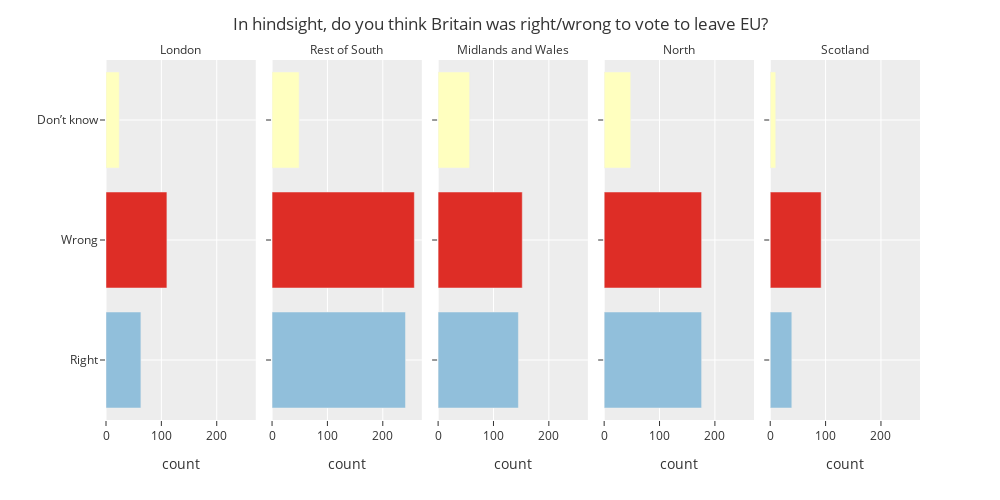

The notebook cell saved with this chart:
### Markdown cell above
## Selecting meaningful colors.

[colorbrewer.org](https://colorbrewer2.org/)

Here is an example where colors were picked on the website above and the the codes were put into the color_discrete_map.

### Code cell
my_categories = ['London','Rest of South','Midlands and Wales','North','Scotland']

fig = px.bar(DF_plot,y='vote',x='count',
             color='vote',
             facet_col='location',
             color_discrete_map={'Right':'#91bfdb','Wrong':'#de2d26',"Don’t know":'#ffffbf'})

fig.for_each_annotation(lambda a: a.update(text=a.text.split("=")[1]))

my_categories = ['Dont know','Right','Wrong']
fig.update_layout(yaxis={'categoryorder': 'array', 'categoryarray': my_categories},
                  title='In hindsight, do you think Britain was right/wrong to vote to leave EU?',
                  yaxis_title="",
                  template='ggplot2',
                  legend_title='Location',
                  autosize=False,
                  width=1000,
                  height=500,
                 showlegend=False)

fig.show()

### Figure 1 — Plotly figure (JSON) as saved in the notebook; plotly's stock layout.template omitted (floating-point values rounded to 4 significant figures)
{"data": [{"alignmentgroup": "True", "hovertemplate": "vote=%{y}<br>location=London<br>count=%{x}<extra></extra>", "legendgroup": "Right", "marker": {"color": "#91bfdb", "pattern": {"shape": ""}}, "name": "Right", "offsetgroup": "Right", "orientation": "h", "showlegend": true, "textposition": "auto", "type": "bar", "x": [63], "xaxis": "x", "y": ["Right"], "yaxis": "y"}, {"alignmentgroup": "True", "hovertemplate": "vote=%{y}<br>location=Rest of South<br>count=%{x}<extra></extra>", "legendgroup": "Right", "marker": {"color": "#91bfdb", "pattern": {"shape": ""}}, "name": "Right", "offsetgroup": "Right", "orientation": "h", "showlegend": false, "textposition": "auto", "type": "bar", "x": [241], "xaxis": "x2", "y": ["Right"], "yaxis": "y2"}, {"alignmentgroup": "True", "hovertemplate": "vote=%{y}<br>location=Midlands and Wales<br>count=%{x}<extra></extra>", "legendgroup": "Right", "marker": {"color": "#91bfdb", "pattern": {"shape": ""}}, "name": "Right", "offsetgroup": "Right", "orientation": "h", "showlegend": false, "textposition": "auto", "type": "bar", "x": [145], "xaxis": "x3", "y": ["Right"], "yaxis": "y3"}, {"alignmentgroup": "True", "hovertemplate": "vote=%{y}<br>location=North<br>count=%{x}<extra></extra>", "legendgroup": "Right", "marker": {"color": "#91bfdb", "pattern": {"shape": ""}}, "name": "Right", "offsetgroup": "Right", "orientation": "h", "showlegend": false, "textposition": "auto", "type": "bar", "x": [176], "xaxis": "x4", "y": ["Right"], "yaxis": "y4"}, {"alignmentgroup": "True", "hovertemplate": "vote=%{y}<br>location=Scotland<br>count=%{x}<extra></extra>", "legendgroup": "Right", "marker": {"color": "#91bfdb", "pattern": {"shape": ""}}, "name": "Right", "offsetgroup": "Right", "orientation": "h", "showlegend": false, "textposition": "auto", "type": "bar", "x": [39], "xaxis": "x5", "y": ["Right"], "yaxis": "y5"}, {"alignmentgroup": "True", "hovertemplate": "vote=%{y}<br>location=London<br>count=%{x}<extra></extra>", "legendgroup": "Wrong", "marker": {"color": "#de2d26", "pattern": {"shape": ""}}, "name": "Wrong", "offsetgroup": "Wrong", "orientation": "h", "showlegend": true, "textposition": "auto", "type": "bar", "x": [110], "xaxis": "x", "y": ["Wrong"], "yaxis": "y"}, {"alignmentgroup": "True", "hovertemplate": "vote=%{y}<br>location=Rest of South<br>count=%{x}<extra></extra>", "legendgroup": "Wrong", "marker": {"color": "#de2d26", "pattern": {"shape": ""}}, "name": "Wrong", "offsetgroup": "Wrong", "orientation": "h", "showlegend": false, "textposition": "auto", "type": "bar", "x": [257], "xaxis": "x2", "y": ["Wrong"], "yaxis": "y2"}, {"alignmentgroup": "True", "hovertemplate": "vote=%{y}<br>location=Midlands and Wales<br>count=%{x}<extra></extra>", "legendgroup": "Wrong", "marker": {"color": "#de2d26", "pattern": {"shape": ""}}, "name": "Wrong", "offsetgroup": "Wrong", "orientation": "h", "showlegend": false, "textposition": "auto", "type": "bar", "x": [152], "xaxis": "x3", "y": ["Wrong"], "yaxis": "y3"}, {"alignmentgroup": "True", "hovertemplate": "vote=%{y}<br>location=North<br>count=%{x}<extra></extra>", "legendgroup": "Wrong", "marker": {"color": "#de2d26", "pattern": {"shape": ""}}, "name": "Wrong", "offsetgroup": "Wrong", "orientation": "h", "showlegend": false, "textposition": "auto", "type": "bar", "x": [176], "xaxis": "x4", "y": ["Wrong"], "yaxis": "y4"}, {"alignmentgroup": "True", "hovertemplate": "vote=%{y}<br>location=Scotland<br>count=%{x}<extra></extra>", "legendgroup": "Wrong", "marker": {"color": "#de2d26", "pattern": {"shape": ""}}, "name": "Wrong", "offsetgroup": "Wrong", "orientation": "h", "showlegend": false, "textposition": "auto", "type": "bar", "x": [92], "xaxis": "x5", "y": ["Wrong"], "yaxis": "y5"}, {"alignmentgroup": "True", "hovertemplate": "vote=%{y}<br>location=London<br>count=%{x}<extra></extra>", "legendgroup": "Don’t know", "marker": {"color": "#ffffbf", "pattern": {"shape": ""}}, "name": "Don’t know", "offsetgroup": "Don’t know", "orientation": "h", "showlegend": true, "textposition": "auto", "type": "bar", "x": [24], "xaxis": "x", "y": ["Don’t know"], "yaxis": "y"}, {"alignmentgroup": "True", "hovertemplate": "vote=%{y}<br>location=Rest of South<br>count=%{x}<extra></extra>", "legendgroup": "Don’t know", "marker": {"color": "#ffffbf", "pattern": {"shape": ""}}, "name": "Don’t know", "offsetgroup": "Don’t know", "orientation": "h", "showlegend": false, "textposition": "auto", "type": "bar", "x": [49], "xaxis": "x2", "y": ["Don’t know"], "yaxis": "y2"}, {"alignmentgroup": "True", "hovertemplate": "vote=%{y}<br>location=Midlands and Wales<br>count=%{x}<extra></extra>", "legendgroup": "Don’t know", "marker": {"color": "#ffffbf", "pattern": {"shape": ""}}, "name": "Don’t know", "offsetgroup": "Don’t know", "orientation": "h", "showlegend": false, "textposition": "auto", "type": "bar", "x": [57], "xaxis": "x3", "y": ["Don’t know"], "yaxis": "y3"}, {"alignmentgroup": "True", "hovertemplate": "vote=%{y}<br>location=North<br>count=%{x}<extra></extra>", "legendgroup": "Don’t know", "marker": {"color": "#ffffbf", "pattern": {"shape": ""}}, "name": "Don’t know", "offsetgroup": "Don’t know", "orientation": "h", "showlegend": false, "textposition": "auto", "type": "bar", "x": [48], "xaxis": "x4", "y": ["Don’t know"], "yaxis": "y4"}, {"alignmentgroup": "True", "hovertemplate": "vote=%{y}<br>location=Scotland<br>count=%{x}<extra></extra>", "legendgroup": "Don’t know", "marker": {"color": "#ffffbf", "pattern": {"shape": ""}}, "name": "Don’t know", "offsetgroup": "Don’t know", "orientation": "h", "showlegend": false, "textposition": "auto", "type": "bar", "x": [10], "xaxis": "x5", "y": ["Don’t know"], "yaxis": "y5"}], "layout": {"annotations": [{"font": {}, "showarrow": false, "text": "London", "x": 0.092, "xanchor": "center", "xref": "paper", "y": 1, "yanchor": "bottom", "yref": "paper"}, {"font": {}, "showarrow": false, "text": "Rest of South", "x": 0.296, "xanchor": "center", "xref": "paper", "y": 1, "yanchor": "bottom", "yref": "paper"}, {"font": {}, "showarrow": false, "text": "Midlands and Wales", "x": 0.5, "xanchor": "center", "xref": "paper", "y": 1, "yanchor": "bottom", "yref": "paper"}, {"font": {}, "showarrow": false, "text": "North", "x": 0.704, "xanchor": "center", "xref": "paper", "y": 1, "yanchor": "bottom", "yref": "paper"}, {"font": {}, "showarrow": false, "text": "Scotland", "x": 0.908, "xanchor": "center", "xref": "paper", "y": 1, "yanchor": "bottom", "yref": "paper"}], "autosize": false, "barmode": "relative", "height": 500, "legend": {"title": {"text": "Location"}, "tracegroupgap": 0}, "margin": {"t": 60}, "showlegend": false, "title": {"text": "In hindsight, do you think Britain was right/wrong to vote to leave EU?"}, "width": 1000, "xaxis": {"anchor": "y", "autorange": true, "domain": [0, 0.184], "range": [0, 270.5], "title": {"text": "count"}, "type": "linear"}, "xaxis2": {"anchor": "y2", "autorange": true, "domain": [0.204, 0.388], "matches": "x", "range": [0, 270.5], "title": {"text": "count"}, "type": "linear"}, "xaxis3": {"anchor": "y3", "autorange": true, "domain": [0.408, 0.592], "matches": "x", "range": [0, 270.5], "title": {"text": "count"}, "type": "linear"}, "xaxis4": {"anchor": "y4", "autorange": true, "domain": [0.612, 0.796], "matches": "x", "range": [0, 270.5], "title": {"text": "count"}, "type": "linear"}, "xaxis5": {"anchor": "y5", "autorange": true, "domain": [0.816, 1], "matches": "x", "range": [0, 270.5], "title": {"text": "count"}, "type": "linear"}, "yaxis": {"anchor": "x", "autorange": true, "categoryarray": ["Dont know", "Right", "Wrong"], "categoryorder": "array", "domain": [0, 1], "range": [0.5, 3.5], "title": {"text": ""}, "type": "category"}, "yaxis2": {"anchor": "x2", "autorange": true, "domain": [0, 1], "matches": "y", "range": [0.5, 3.5], "showticklabels": false, "type": "category"}, "yaxis3": {"anchor": "x3", "autorange": true, "domain": [0, 1], "matches": "y", "range": [0.5, 3.5], "showticklabels": false, "type": "category"}, "yaxis4": {"anchor": "x4", "autorange": true, "domain": [0, 1], "matches": "y", "range": [0.5, 3.5], "showticklabels": false, "type": "category"}, "yaxis5": {"anchor": "x5", "autorange": true, "domain": [0, 1], "matches": "y", "range": [0.5, 3.5], "showticklabels": false, "type": "category"}}}
